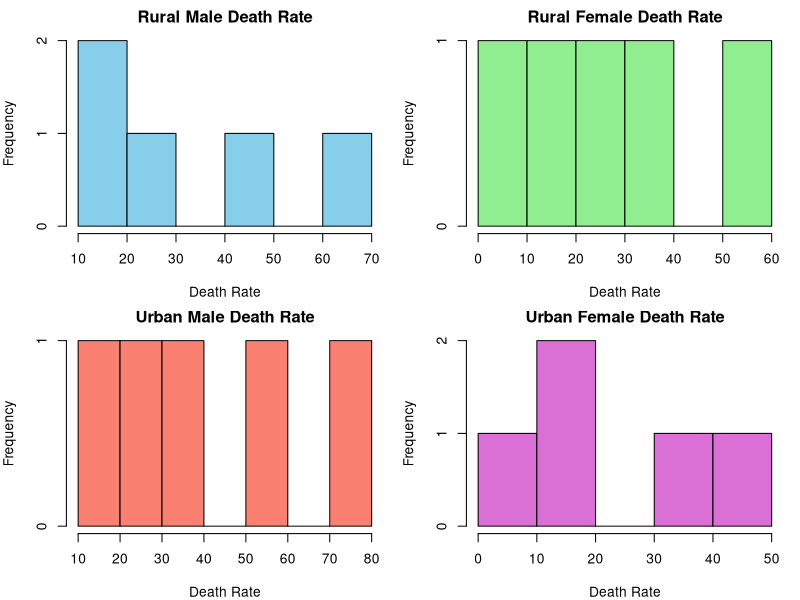

Write the R code that produced this figure.
data("VADeaths")
print("VADeaths Dataset:")
print(VADeaths)
va_df <- as.data.frame(VADeaths)
str(va_df)
par(mfrow = c(2, 2),mar=c(4,4,2,1)) 
hist(va_df$`Rural Male`,
 main = "Rural Male Death Rate",
 xlab = "Death Rate",
 col = "skyblue",
 border = "black")
hist(va_df$`Rural Female`,
 main = "Rural Female Death Rate",
 xlab = "Death Rate",
 col = "lightgreen",
 border = "black")
hist(va_df$`Urban Male`,
 main = "Urban Male Death Rate",
 xlab = "Death Rate",
 col = "salmon",
 border = "black")
hist(va_df$`Urban Female`,
 main = "Urban Female Death Rate",
 xlab = "Death Rate",
 col = "orchid",
 border = "black")
par(mfrow = c(1, 1))
